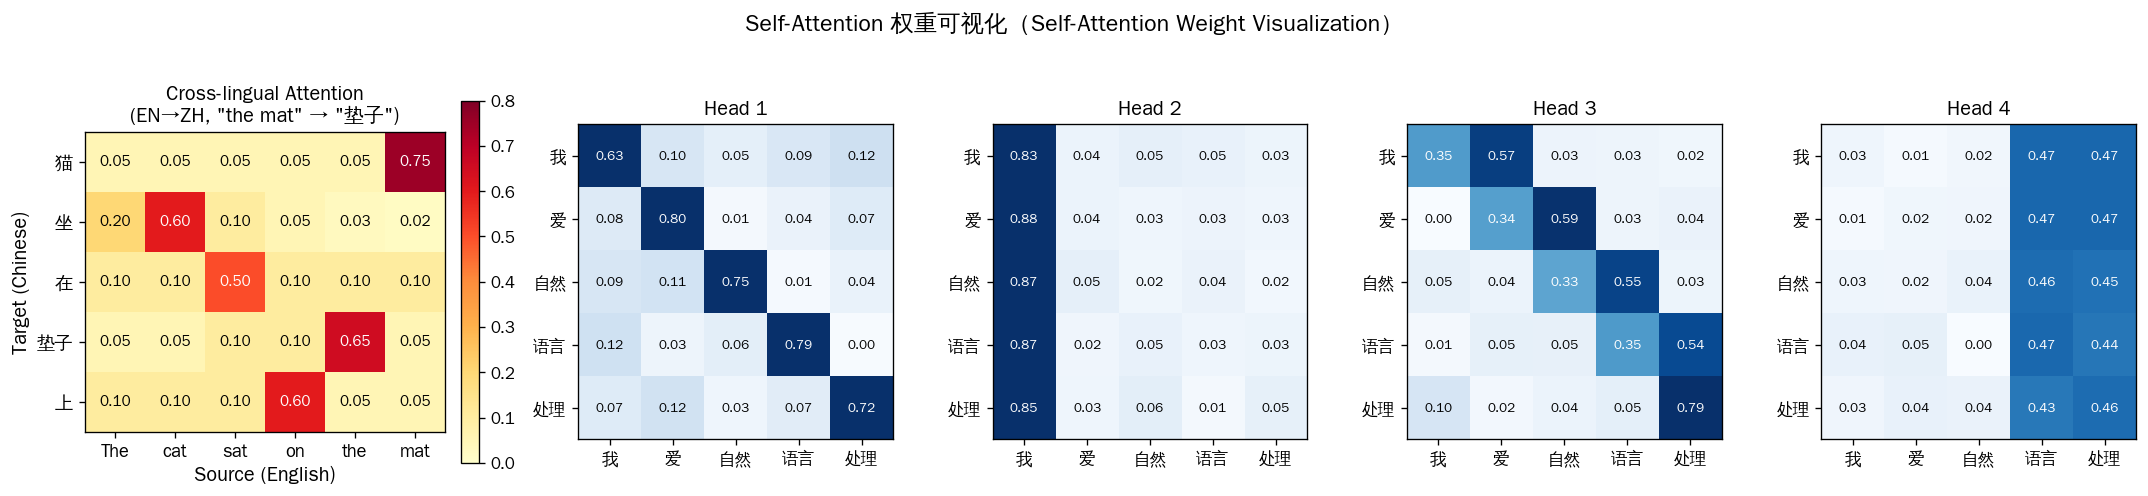

This chart was generated by the following Python code:
"""
6-1 注意力热力图 (Attention Heatmap)
=====================================
可视化 Self-Attention 权重矩阵：
- 左图：源句子与目标句子的注意力对齐（机器翻译场景）
- 右图：多头注意力的多头热力图（4 个 head）
"""
import numpy as np
import matplotlib.pyplot as plt
import matplotlib as mpl

# 中文字体
mpl.rcParams['font.sans-serif'] = ['Noto Sans CJK SC', 'WenQuanYi Zen Hei', 'SimHei', 'DejaVu Sans']
mpl.rcParams['axes.unicode_minus'] = False

np.random.seed(7)

# ============== 左图：英→中 翻译注意力对齐 ==============
src_words = ['The', 'cat', 'sat', 'on', 'the', 'mat']
tgt_words = ['猫', '坐', '在', '垫子', '上']

# 构造一个可解释的注意力矩阵（"mat" 应主要对齐 "垫子"）
attn_align = np.array([
    [0.05, 0.05, 0.05, 0.05, 0.05, 0.75],  # 猫  -> 关注 The/cat
    [0.20, 0.60, 0.10, 0.05, 0.03, 0.02],  # 坐  -> 关注 sat
    [0.10, 0.10, 0.50, 0.10, 0.10, 0.10],  # 在  -> 关注 sat/on
    [0.05, 0.05, 0.10, 0.10, 0.65, 0.05],  # 垫子 -> 关注 the/mat
    [0.10, 0.10, 0.10, 0.60, 0.05, 0.05],  # 上  -> 关注 on
])
attn_align = attn_align / attn_align.sum(axis=1, keepdims=True)

# ============== 右图：多头注意力的 4 个头 ==============
tgt_words_4 = ['我', '爱', '自然', '语言', '处理']
n_tokens = len(tgt_words_4)
heads = []
# Head 1: 对角线（自对齐）
h1 = np.eye(n_tokens) * 0.5 + np.random.rand(n_tokens, n_tokens) * 0.1
h1 = h1 / h1.sum(axis=1, keepdims=True)
# Head 2: 偏向 "我"（位置 0）
h2 = np.zeros((n_tokens, n_tokens))
h2[:, 0] = 0.6
h2 += np.random.rand(n_tokens, n_tokens) * 0.05
h2 = h2 / h2.sum(axis=1, keepdims=True)
# Head 3: 局部窗口（前一个 token）
h3 = np.eye(n_tokens) * 0.3
for i in range(n_tokens - 1):
    h3[i, i+1] = 0.5
h3 += np.random.rand(n_tokens, n_tokens) * 0.05
h3 = h3 / h3.sum(axis=1, keepdims=True)
# Head 4: 偏向最后两个 token
h4 = np.zeros((n_tokens, n_tokens))
h4[:, -2:] = 0.4
h4 += np.random.rand(n_tokens, n_tokens) * 0.05
h4 = h4 / h4.sum(axis=1, keepdims=True)
heads = [h1, h2, h3, h4]

# ============== 绘图 ==============
fig, axes = plt.subplots(1, 5, figsize=(18, 4), gridspec_kw={'width_ratios': [5, 4, 4, 4, 4]})

# 左图：跨语言注意力
ax = axes[0]
im = ax.imshow(attn_align, cmap='YlOrRd', vmin=0, vmax=0.8)
ax.set_xticks(range(len(src_words)))
ax.set_xticklabels(src_words, fontsize=11)
ax.set_yticks(range(len(tgt_words)))
ax.set_yticklabels(tgt_words, fontsize=11)
ax.set_xlabel('Source (English)', fontsize=12)
ax.set_ylabel('Target (Chinese)', fontsize=12)
ax.set_title('Cross-lingual Attention\n(EN→ZH, "the mat" → "垫子")', fontsize=12)
# 标注每格数值
for i in range(len(tgt_words)):
    for j in range(len(src_words)):
        ax.text(j, i, f'{attn_align[i, j]:.2f}', ha='center', va='center',
                color='white' if attn_align[i, j] > 0.4 else 'black', fontsize=9)
plt.colorbar(im, ax=ax, fraction=0.046, pad=0.04)

# 右图：4 个 head
for idx, (head, ax) in enumerate(zip(heads, axes[1:]), 1):
    im = ax.imshow(head, cmap='Blues', vmin=0, vmax=0.6)
    ax.set_xticks(range(n_tokens))
    ax.set_xticklabels(tgt_words_4, fontsize=10)
    ax.set_yticks(range(n_tokens))
    ax.set_yticklabels(tgt_words_4, fontsize=10)
    ax.set_title(f'Head {idx}', fontsize=12)
    for i in range(n_tokens):
        for j in range(n_tokens):
            ax.text(j, i, f'{head[i, j]:.2f}', ha='center', va='center',
                    color='white' if head[i, j] > 0.3 else 'black', fontsize=8)

fig.suptitle('Self-Attention 权重可视化（Self-Attention Weight Visualization）',
             fontsize=14, fontweight='bold', y=1.02)
plt.tight_layout()
plt.savefig('/home/david/AI-Tutorial/assets/figures/6-1-attention-heatmap.png',
            dpi=120, bbox_inches='tight', facecolor='white')
print("Saved: 6-1-attention-heatmap.png")
